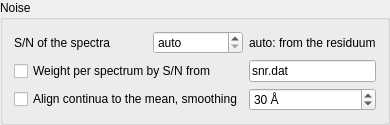
               <widget class="QGroupBox" name="grpNoise">
                <property name="title">
                 <string>Noise</string>
                </property>
                <layout class="QGridLayout" name="grdNoise">
                 <item row="0" column="0">
                  <widget class="QLabel" name="lbl_15">
                   <property name="text">
                    <string>S/N of the spectra</string>
                   </property>
                  </widget>
                 </item>
                 <item row="0" column="1">
                  <widget class="QDoubleSpinBox" name="doubleSpinBox_16">
                   <property name="minimumSize">
                    <size>
                     <width>90</width>
                     <height>0</height>
                    </size>
                   </property>
                   <property name="maximumSize">
                    <size>
                     <width>90</width>
                     <height>16777215</height>
                    </size>
                   </property>
                   <property name="toolTip">
                    <string>Signal-to-noise ratio of the (continuum-normalised) spectra; noise sigma = 1/(S/N). auto: estimated from the residuum (residuum^2 / degrees of freedom).</string>
                   </property>
                   <property name="specialValueText">
                    <string>auto</string>
                   </property>
                   <property name="decimals">
                    <number>1</number>
                   </property>
                   <property name="minimum">
                    <double>0.000000000000000</double>
                   </property>
                   <property name="maximum">
                    <double>100000.000000000000000</double>
                   </property>
                   <property name="singleStep">
                    <double>10.000000000000000</double>
                   </property>
                   <property name="value">
                    <double>0.000000000000000</double>
                   </property>
                  </widget>
                 </item>
                 <item row="0" column="2" colspan="2">
                  <widget class="QLabel" name="lbl_16">
                   <property name="text">
                    <string>auto: from the residuum</string>
                   </property>
                  </widget>
                 </item>
                 <item row="1" column="0" colspan="2">
                  <widget class="QCheckBox" name="checkBox_41">
                   <property name="toolTip">
                    <string>Weighted least squares: each spectrum is weighted with 1/sigma^2, sigma = 1/(S/N), S/N per spectrum from the file (one value per line, same order as the spectra). Solve writes an estimate from the residuals to snr_estimated.dat.</string>
                   </property>
                   <property name="text">
                    <string>Weight per spectrum by S/N from</string>
                   </property>
                  </widget>
                 </item>
                 <item row="1" column="2" colspan="2">
                  <widget class="QLineEdit" name="lineEdit_29">
                   <property name="toolTip">
                    <string>File with one S/N value per spectrum, or &quot;auto&quot;: estimate the S/N per spectrum from the residuals (3 iterations at the first solve, written to snr_estimated.dat).</string>
                   </property>
                   <property name="text">
                    <string>snr.dat</string>
                   </property>
                  </widget>
                 </item>
                 <item row="2" column="0" colspan="2">
                  <widget class="QCheckBox" name="checkBox_align">
                   <property name="toolTip">
                    <string>Before disentangling, each spectrum is divided by its smoothed ratio to the mean of all spectra (boxcar of the given width, applied twice; excluded ranges left out). This removes differences of the normalisation between the spectra, which the disentangling turns into broad anti-correlated wiggles of A and B. Also removes real broad differences, e.g. from shifted Balmer wings, on scales of the width and above.</string>
                   </property>
                   <property name="text">
                    <string>Align continua to the mean, smoothing</string>
                   </property>
                  </widget>
                 </item>
                 <item row="2" column="2" colspan="2">
                  <widget class="QDoubleSpinBox" name="doubleSpinBox_alignWidth">
                   <property name="toolTip">
                    <string>Width of the boxcar (applied twice) for the ratio of each spectrum to the mean spectrum. Must be much larger than the RV shifts of the lines (a few Å).</string>
                   </property>
                   <property name="suffix">
                    <string> Å</string>
                   </property>
                   <property name="decimals">
                    <number>0</number>
                   </property>
                   <property name="minimum">
                    <double>5.000000000000000</double>
                   </property>
                   <property name="maximum">
                    <double>2000.000000000000000</double>
                   </property>
                   <property name="singleStep">
                    <double>5.000000000000000</double>
                   </property>
                   <property name="value">
                    <double>30.000000000000000</double>
                   </property>
                  </widget>
                 </item>
                </layout>
               </widget>
